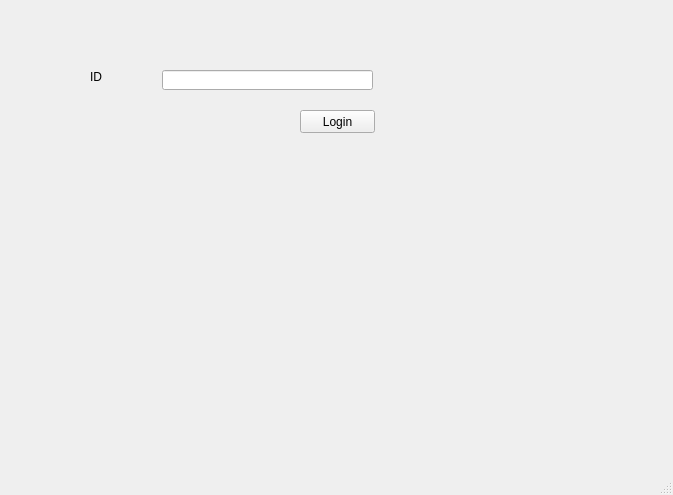
<?xml version="1.0" encoding="UTF-8"?>
<ui version="4.0">
 <class>DriverWindow</class>
 <widget class="QMainWindow" name="DriverWindow">
  <property name="geometry">
   <rect>
    <x>0</x>
    <y>0</y>
    <width>673</width>
    <height>495</height>
   </rect>
  </property>
  <property name="windowTitle">
   <string>MainWindow</string>
  </property>
  <widget class="QWidget" name="centralwidget">
   <widget class="QStackedWidget" name="DriverStack">
    <property name="geometry">
     <rect>
      <x>20</x>
      <y>20</y>
      <width>611</width>
      <height>401</height>
     </rect>
    </property>
    <property name="currentIndex">
     <number>0</number>
    </property>
    <widget class="QWidget" name="page">
     <widget class="QLabel" name="label">
      <property name="geometry">
       <rect>
        <x>70</x>
        <y>50</y>
        <width>47</width>
        <height>13</height>
       </rect>
      </property>
      <property name="text">
       <string>ID</string>
      </property>
     </widget>
     <widget class="QLineEdit" name="id_txt_box">
      <property name="geometry">
       <rect>
        <x>142</x>
        <y>50</y>
        <width>211</width>
        <height>20</height>
       </rect>
      </property>
     </widget>
     <widget class="QPushButton" name="pushButton">
      <property name="geometry">
       <rect>
        <x>280</x>
        <y>90</y>
        <width>75</width>
        <height>23</height>
       </rect>
      </property>
      <property name="text">
       <string>Login</string>
      </property>
     </widget>
    </widget>
    <widget class="QWidget" name="page_2">
     <widget class="QPushButton" name="logout_btn">
      <property name="geometry">
       <rect>
        <x>150</x>
        <y>330</y>
        <width>241</width>
        <height>23</height>
       </rect>
      </property>
      <property name="text">
       <string>Logout</string>
      </property>
     </widget>
     <widget class="QPushButton" name="view_btn">
      <property name="geometry">
       <rect>
        <x>150</x>
        <y>270</y>
        <width>241</width>
        <height>41</height>
       </rect>
      </property>
      <property name="text">
       <string>View History</string>
      </property>
     </widget>
     <widget class="QPushButton" name="status_btn">
      <property name="geometry">
       <rect>
        <x>160</x>
        <y>70</y>
        <width>231</width>
        <height>51</height>
       </rect>
      </property>
      <property name="text">
       <string>View Status</string>
      </property>
     </widget>
     <widget class="QPushButton" name="request_btn">
      <property name="geometry">
       <rect>
        <x>160</x>
        <y>170</y>
        <width>231</width>
        <height>61</height>
       </rect>
      </property>
      <property name="text">
       <string>Handle Request</string>
      </property>
     </widget>
    </widget>
    <widget class="QWidget" name="page_3">
     <widget class="QLabel" name="label_2">
      <property name="geometry">
       <rect>
        <x>60</x>
        <y>60</y>
        <width>141</width>
        <height>51</height>
       </rect>
      </property>
      <property name="text">
       <string>Satus</string>
      </property>
     </widget>
     <widget class="QLabel" name="status_lbl">
      <property name="geometry">
       <rect>
        <x>210</x>
        <y>60</y>
        <width>141</width>
        <height>51</height>
       </rect>
      </property>
      <property name="text">
       <string>Available</string>
      </property>
     </widget>
     <widget class="QPushButton" name="change_status_btn">
      <property name="geometry">
       <rect>
        <x>430</x>
        <y>80</y>
        <width>75</width>
        <height>23</height>
       </rect>
      </property>
      <property name="text">
       <string>change</string>
      </property>
     </widget>
     <widget class="QPushButton" name="home_from_status_btn">
      <property name="geometry">
       <rect>
        <x>30</x>
        <y>20</y>
        <width>75</width>
        <height>23</height>
       </rect>
      </property>
      <property name="text">
       <string>Home</string>
      </property>
     </widget>
    </widget>
    <widget class="QWidget" name="page_4">
     <widget class="QPushButton" name="end_trip_btn">
      <property name="geometry">
       <rect>
        <x>140</x>
        <y>290</y>
        <width>231</width>
        <height>41</height>
       </rect>
      </property>
      <property name="text">
       <string>End Trip</string>
      </property>
     </widget>
     <widget class="QLabel" name="label_3">
      <property name="geometry">
       <rect>
        <x>130</x>
        <y>20</y>
        <width>91</width>
        <height>16</height>
       </rect>
      </property>
      <property name="text">
       <string>Current Trip</string>
      </property>
     </widget>
     <widget class="QPushButton" name="home_from_trip_btn">
      <property name="geometry">
       <rect>
        <x>10</x>
        <y>10</y>
        <width>75</width>
        <height>23</height>
       </rect>
      </property>
      <property name="text">
       <string>Home</string>
      </property>
     </widget>
     <widget class="QLabel" name="view_current_trip">
      <property name="geometry">
       <rect>
        <x>20</x>
        <y>80</y>
        <width>431</width>
        <height>161</height>
       </rect>
      </property>
      <property name="text">
       <string>TextLabel</string>
      </property>
      <property name="wordWrap">
       <bool>true</bool>
      </property>
     </widget>
    </widget>
    <widget class="QWidget" name="page_5">
     <widget class="QListView" name="trip_history">
      <property name="geometry">
       <rect>
        <x>50</x>
        <y>70</y>
        <width>521</width>
        <height>291</height>
       </rect>
      </property>
     </widget>
     <widget class="QLabel" name="label_4">
      <property name="geometry">
       <rect>
        <x>50</x>
        <y>40</y>
        <width>101</width>
        <height>16</height>
       </rect>
      </property>
      <property name="text">
       <string>Trip History</string>
      </property>
     </widget>
     <widget class="QPushButton" name="pushButton_2">
      <property name="geometry">
       <rect>
        <x>20</x>
        <y>10</y>
        <width>75</width>
        <height>23</height>
       </rect>
      </property>
      <property name="text">
       <string>Home</string>
      </property>
     </widget>
    </widget>
   </widget>
  </widget>
  <widget class="QMenuBar" name="menubar">
   <property name="geometry">
    <rect>
     <x>0</x>
     <y>0</y>
     <width>673</width>
     <height>26</height>
    </rect>
   </property>
  </widget>
  <widget class="QStatusBar" name="statusbar"/>
 </widget>
 <resources/>
 <connections/>
</ui>
